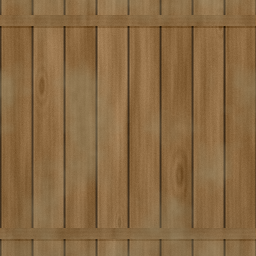
#> input picture crates/client/assets/environment/deckboards.ppm, 256 x 256 px
$ python -i playtest-desktop.py   (imports and definitions only)
#> lines starting #> are read from the running program, lines starting #| are printed output that depends on the picture
#!/usr/bin/env python3
"""Play the release client through a real X11 window and save evidence.

    cargo build --release --locked --workspace
    python3 scripts/playtest-desktop.py --output-dir /tmp/sendit-playtest

On Debian/Ubuntu install xvfb, x11-utils, libxtst6, libxkbcommon-x11-0, tesseract-ocr,
tesseract-ocr-eng, mesa-vulkan-drivers, python3-pil and python3-numpy.
Xvfb starts automatically.
Pass --display :N to use a dedicated GPU-backed X11 display instead.
"""
import argparse
import contextlib
import csv
import ctypes
import io
import json
import math
import os
from pathlib import Path
import re
import select
import shutil
import socket
import subprocess
import sys
import tempfile
import time

import numpy as np
from PIL import Image, ImageGrab, ImageOps


ROOT = Path(__file__).resolve().parents[1]
now = time.monotonic


# [35 lines left out: functions wait_for, stop, start_display, not called in this run]


class Desktop:
    """XTEST injects the same key, button and raw mouse events as normal input."""
    # [16 lines left out: function __init__, not called in this run]

    def command(self, *args):
        return subprocess.check_output(args, env=self.env, text=True, stderr=subprocess.DEVNULL)

    # [16 lines left out: function find, not called in this run]

    def sync(self):
        self.x.XSync(self.conn, 0)

    def frame(self):
        x, y, w, h = self.geometry
        return ImageGrab.grab(bbox=(x, y, x + w, y + h), xdisplay=self.name).convert("RGB")

    def point(self, x, y):
        self.x.XWarpPointer(self.conn, 0, self.window, 0, 0, 0, 0, int(x), int(y))
        self.sync()

    def move(self, dx, dy):
        self.xt.XTestFakeRelativeMotionEvent(self.conn, int(dx), int(dy), 0)
        self.sync()

    # [12 lines left out: functions key, press, not called in this run]

    def button(self, down, number=1):
        self.xt.XTestFakeButtonEvent(self.conn, number, int(down), 0)
        self.sync()

    # [67 lines left out: functions click, ocr, panel_button, trace_events, not called in this run]


def samples(path):
    return [row for row in trace_events(path) if "input" in row]


# [29 lines left out: functions visible_change, selected_slot, gun_pixels, not called in this run]


def weapon_caption(frame):
    """OCR the lower-right HUD card, excluding similarly coloured masonry behind it."""
    a = np.asarray(frame, dtype=np.int16)
    h, w = a.shape[:2]
    scale = min(1, max(.53, min(w/1060, h/610)))
    right, bottom = w-round(24*scale), h-round(24*scale)
    x, y = right-4, bottom-3
    background = a[y, x]
    left, top = x, y
    while left > right-260*scale and np.abs(a[y, left] - background).max() < 28:
        left -= 1
    while top > bottom-75*scale and np.abs(a[top, x] - background).max() < 28:
        top -= 1
    card = a[top+1:bottom, left+1:right]
    r, g, b = card.transpose(2, 0, 1)
    pale = (r > 132) & (b > 100) & (r-g >= 1) & (r-g < 24) & (g-b > 5) & (g-b < 40)
    rows = np.flatnonzero(pale.any(axis=1))
    names = []
    for group in np.split(rows, np.flatnonzero(np.diff(rows) > 1) + 1):
        if len(group) < 3:
            continue
        glyphs = pale[group]
        columns = np.flatnonzero(glyphs.any(axis=0))
        glyphs = glyphs[:,columns[0]:columns[-1]+1]
        word = Image.fromarray(np.uint8(np.where(glyphs, 0, 255)))
        names.append(ocr(ImageOps.expand(word.resize((word.width*2, word.height*2),
                                         Image.Resampling.NEAREST), 4, 255), 7))
        break
    ink = Image.fromarray(np.uint8(np.where(card.max(axis=2) > 135, 0, 255)))
    if ink.height > 38:
        ink = ink.crop((0, 0, round(ink.width*.68), round(ink.height*.53)))
    names.append(ocr(ImageOps.expand(ink, 5, 255), 7))
    return " ".join(names)


# [18 lines left out: function defender_on_drill, not called in this run]


class Playtest:
    # [16 lines left out: functions __init__, check, not called in this run]

    def write(self):
        (self.out / "report.json").write_text(json.dumps(self.report, indent=2) + "\n")

    # [32 lines left out: functions photo, process, log_match, window, not called in this run]

    def button(self, label):
        return wait_for(f"visible {label} button",
                        lambda: panel_button(self.desk.frame(), label), seconds=12)

    # [273 lines left out: functions quit, host, quickplay, controls, duel, main, not called in this run]


# [2 lines not run here, left out]

>>> import cv2
>>> picture = cv2.imread('../crates/client/assets/environment/deckboards.ppm', cv2.IMREAD_GRAYSCALE)
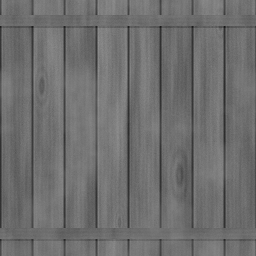
#> picture: shape (256, 256); min 24, max 147, mean 110.3
>>> result = weapon_caption(picture)
#> in weapon_caption, `background = a[y, x]`: background = 89
#> the loop in weapon_caption, `while left > right-260*scale and np.abs(a[y, left] - background).max()..` made 15 passes
#> left on passes 1 to 12: 238, 237, 236, 235, 234, 233, 232, 231, 230, 229, 228, 227
#> after the loop in weapon_caption, `while left > right-260*scale and np.abs(a[y, left] - background).max()..`: left = 224
#> the loop in weapon_caption, `while top > bottom-75*scale and np.abs(a[top, x] - background).max() <..` made 37 passes
#> after the loop in weapon_caption, `while top > bottom-75*scale and np.abs(a[top, x] - background).max() <..`: top = 203
#> (the run stopped early here; a loop or call above may not have finished)

$ run again, on crates/client/assets/environment/glazing.ppm
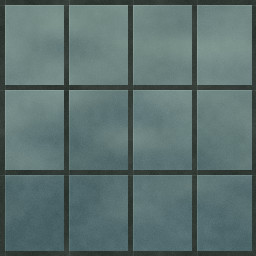
#> input picture crates/client/assets/environment/glazing.ppm, 256 x 256 px
#> background = 95
#> the loop in weapon_caption, `while left > right-260*scale and np.abs(a[y, left] - background).max()..` made 43 passes
#> left on passes 1 to 8: 238, 237, 236, 235, 234, 233, 232, 231
#> after the loop in weapon_caption, `while left > right-260*scale and np.abs(a[y, left] - background).max()..`: left = 196
#> the loop in weapon_caption, `while top > bottom-75*scale and np.abs(a[top, x] - background).max() <..` made 37 passes
#> after the loop in weapon_caption, `while top > bottom-75*scale and np.abs(a[top, x] - background).max() <..`: top = 203
#> in weapon_caption, `card = a[top+1:bottom, left+1:right]`:
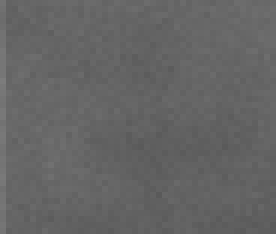
#> card: shape (39, 46) int16 (shown 6 times larger); min 90, max 124, mean 100.8
